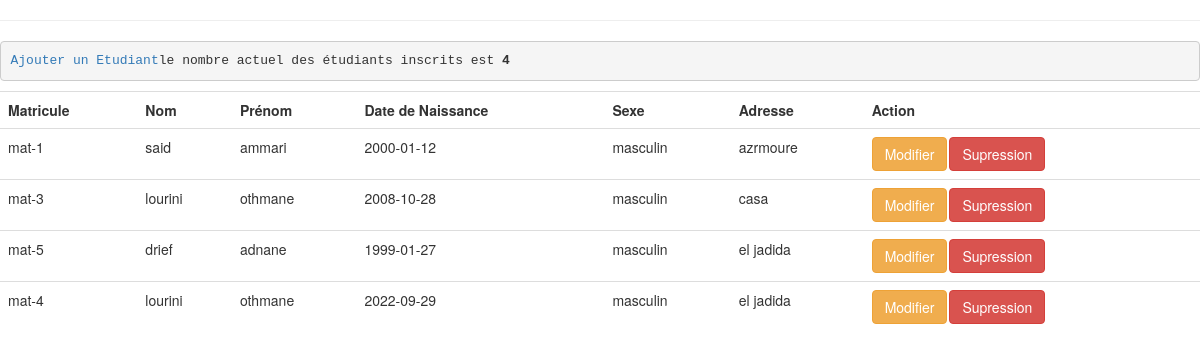
The page /TP/TP3/Listes-Etudiants.php on the database its author committed.
### tables this page shows
CREATE TABLE IF NOT EXISTS `etudiants` (
  `id` int(11) NOT NULL AUTO_INCREMENT,
  `nom` varchar(30) NOT NULL,
  `prenom` varchar(30) NOT NULL,
  `date` date NOT NULL,
  `sexe` varchar(25) NOT NULL,
  `adresse` varchar(50) NOT NULL,
  PRIMARY KEY (`id`)
);

### TP/TP3/Listes-Etudiants.php (the view, shortened to what this page needs)
<!DOCTYPE html>
<html lang="en">
<head>
    <link rel="stylesheet" href="http://maxcdn.bootstrapcdn.com/bootstrap/3.3.5/css/bootstrap.min.css">
</head>
<body>
    <?php require_once 'connexion.php'
    ?>
    <table class="table">
        <tr>
            <th>Matricule</th>
            <th>Nom</th>
            <th>Prénom</th>
            <th>Date de Naissance</th>
            <th>Sexe</th>
            <th>Adresse</th>
            <th>Action</th>
        </tr>
        <?php
        $query = "SELECT * FROM `etudiants`";
        $resultat = mysqli_query($link, $query) or die(mysqli_error($link));
        while ($donne = mysqli_fetch_assoc($resultat)) {
            extract($donne);
            echo '<tr>';
            echo '<td>mat-' . $id . '</td>';
            echo '<td>' . $nom . '</td>';
            echo '<td>' . $prenom . '</td>';
            echo '<td>' . $date . '</td>';
            echo '<td>' . $sexe . '</td>';
            echo '<td>' . $adresse . '</td>';
            echo "<td><a class='btn btn-warning' href='modif.php?mat_modif=$id'>Modifier</a>";
            echo "<a  class='btn btn-danger' href='modif.php?mat_sup=$id'>Supression</a>";
            echo '</td></tr>';
        }
        echo "<hr><pre>";
        echo "<a href ='ajout.html'>Ajouter un Etudiant</a>";
        echo "le nombre actuel des étudiants inscrits est <b>" . mysqli_num_rows($resultat) . "</b>";
        ?>
    </table>
</body>
</html>

### TP/TP3/Listes-Etudiants.php (style rules this page uses)
.btn-danger { margin-left: 2px; }

### rows shown on the page
etudiants: id "1", nom "said", prenom "ammari", date "2000-01-12", sexe "masculin", adresse "azrmoure"
etudiants: id "3", nom "lourini", prenom "othmane", date "2008-10-28", sexe "masculin", adresse "casa"
etudiants: id "5", nom "drief", prenom "adnane", date "1999-01-27", sexe "masculin", adresse "el jadida"
etudiants: id "4", nom "lourini", prenom "othmane", date "2022-09-29", sexe "masculin", adresse "el jadida"

### other values the page prints
mysqli_num_rows($resultat) "4"
